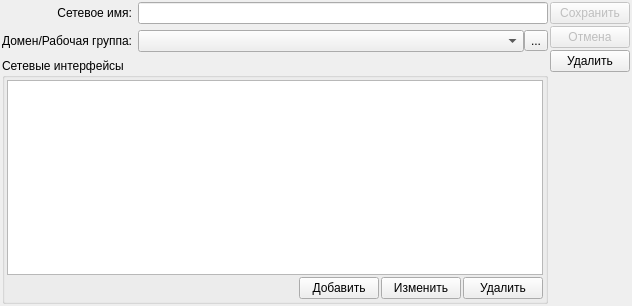
<?xml version="1.0" encoding="UTF-8"?>
<ui version="4.0">
 <class>AddEditNetworkData</class>
 <widget class="QWidget" name="AddEditNetworkData">
  <property name="geometry">
   <rect>
    <x>0</x>
    <y>0</y>
    <width>632</width>
    <height>306</height>
   </rect>
  </property>
  <property name="windowTitle">
   <string>Form</string>
  </property>
  <layout class="QHBoxLayout" name="horizontalLayout_4">
   <property name="spacing">
    <number>2</number>
   </property>
   <property name="margin">
    <number>2</number>
   </property>
   <item>
    <widget class="QSplitter" name="splitter">
     <property name="orientation">
      <enum>Qt::Horizontal</enum>
     </property>
     <widget class="QWidget" name="layoutWidget">
      <layout class="QVBoxLayout" name="verticalLayout_4">
       <item>
        <layout class="QGridLayout" name="gridLayout_2">
         <item row="0" column="0">
          <widget class="QLabel" name="label_6">
           <property name="text">
            <string>Сетевое имя:</string>
           </property>
           <property name="alignment">
            <set>Qt::AlignRight|Qt::AlignTrailing|Qt::AlignVCenter</set>
           </property>
          </widget>
         </item>
         <item row="0" column="1">
          <widget class="QLineEdit" name="name"/>
         </item>
         <item row="1" column="0">
          <widget class="QLabel" name="label_8">
           <property name="text">
            <string>Домен/Рабочая группа:</string>
           </property>
           <property name="alignment">
            <set>Qt::AlignRight|Qt::AlignTrailing|Qt::AlignVCenter</set>
           </property>
          </widget>
         </item>
         <item row="1" column="1">
          <layout class="QHBoxLayout" name="horizontalLayout">
           <property name="spacing">
            <number>0</number>
           </property>
           <item>
            <widget class="QComboBox" name="domainWg"/>
           </item>
           <item>
            <widget class="QToolButton" name="buttonEditDomainWg">
             <property name="text">
              <string>...</string>
             </property>
             <property name="icon">
              <iconset resource="../icons.qrc">
               <normaloff>:/16x16/book/ico/book_open_16x16.png</normaloff>:/16x16/book/ico/book_open_16x16.png</iconset>
             </property>
            </widget>
           </item>
          </layout>
         </item>
        </layout>
       </item>
       <item>
        <layout class="QVBoxLayout" name="verticalLayout_3">
         <item>
          <widget class="QGroupBox" name="groupBox_3">
           <property name="title">
            <string>Сетевые интерфейсы</string>
           </property>
           <layout class="QVBoxLayout" name="verticalLayout_2">
            <property name="spacing">
             <number>2</number>
            </property>
            <property name="margin">
             <number>2</number>
            </property>
            <item>
             <widget class="QTreeView" name="interfaceView">
              <property name="contextMenuPolicy">
               <enum>Qt::CustomContextMenu</enum>
              </property>
              <property name="editTriggers">
               <set>QAbstractItemView::NoEditTriggers</set>
              </property>
              <property name="alternatingRowColors">
               <bool>true</bool>
              </property>
              <property name="rootIsDecorated">
               <bool>false</bool>
              </property>
              <property name="allColumnsShowFocus">
               <bool>true</bool>
              </property>
             </widget>
            </item>
            <item>
             <layout class="QHBoxLayout" name="horizontalLayout_3">
              <property name="spacing">
               <number>2</number>
              </property>
              <item>
               <spacer name="horizontalSpacer">
                <property name="orientation">
                 <enum>Qt::Horizontal</enum>
                </property>
                <property name="sizeHint" stdset="0">
                 <size>
                  <width>40</width>
                  <height>20</height>
                 </size>
                </property>
               </spacer>
              </item>
              <item>
               <widget class="QPushButton" name="buttonAddInterface">
                <property name="text">
                 <string>Добавить</string>
                </property>
                <property name="icon">
                 <iconset resource="../icons.qrc">
                  <normaloff>:/16x16/add/ico/edit_add_16x16.png</normaloff>:/16x16/add/ico/edit_add_16x16.png</iconset>
                </property>
               </widget>
              </item>
              <item>
               <widget class="QPushButton" name="buttonChangeInterface">
                <property name="enabled">
                 <bool>true</bool>
                </property>
                <property name="text">
                 <string>Изменить</string>
                </property>
                <property name="icon">
                 <iconset resource="../icons.qrc">
                  <normaloff>:/16x16/edit/ico/edit_16x16.png</normaloff>:/16x16/edit/ico/edit_16x16.png</iconset>
                </property>
               </widget>
              </item>
              <item>
               <widget class="QPushButton" name="buttonDelInterface">
                <property name="enabled">
                 <bool>true</bool>
                </property>
                <property name="text">
                 <string>Удалить</string>
                </property>
                <property name="icon">
                 <iconset resource="../icons.qrc">
                  <normaloff>:/16x16/cancelDel/ico/del_16x16.png</normaloff>:/16x16/cancelDel/ico/del_16x16.png</iconset>
                </property>
               </widget>
              </item>
             </layout>
            </item>
           </layout>
          </widget>
         </item>
        </layout>
       </item>
      </layout>
     </widget>
    </widget>
   </item>
   <item>
    <layout class="QVBoxLayout" name="verticalLayout">
     <property name="spacing">
      <number>2</number>
     </property>
     <item>
      <widget class="QPushButton" name="buttonSaveNetworkData">
       <property name="enabled">
        <bool>false</bool>
       </property>
       <property name="text">
        <string>Сохранить</string>
       </property>
       <property name="icon">
        <iconset resource="../icons.qrc">
         <normaloff>:/16x16/save/ico/filesaveas_16x16.png</normaloff>:/16x16/save/ico/filesaveas_16x16.png</iconset>
       </property>
      </widget>
     </item>
     <item>
      <widget class="QPushButton" name="buttonRevertNetworkData">
       <property name="enabled">
        <bool>false</bool>
       </property>
       <property name="text">
        <string>Отмена</string>
       </property>
       <property name="icon">
        <iconset resource="../icons.qrc">
         <normaloff>:/16x16/revert/ico/revert_save_16x16.png</normaloff>:/16x16/revert/ico/revert_save_16x16.png</iconset>
       </property>
      </widget>
     </item>
     <item>
      <widget class="QPushButton" name="buttonDelNetworkData">
       <property name="enabled">
        <bool>true</bool>
       </property>
       <property name="text">
        <string>Удалить</string>
       </property>
       <property name="icon">
        <iconset resource="../icons.qrc">
         <normaloff>:/16x16/cancelDel/ico/del_16x16.png</normaloff>:/16x16/cancelDel/ico/del_16x16.png</iconset>
       </property>
      </widget>
     </item>
     <item>
      <spacer name="verticalSpacer">
       <property name="orientation">
        <enum>Qt::Vertical</enum>
       </property>
       <property name="sizeHint" stdset="0">
        <size>
         <width>20</width>
         <height>40</height>
        </size>
       </property>
      </spacer>
     </item>
    </layout>
   </item>
  </layout>
  <action name="actionAddInterface">
   <property name="icon">
    <iconset resource="../icons.qrc">
     <normaloff>:/16x16/add/ico/edit_add_16x16.png</normaloff>:/16x16/add/ico/edit_add_16x16.png</iconset>
   </property>
   <property name="text">
    <string>Добавить</string>
   </property>
   <property name="toolTip">
    <string>Добавить</string>
   </property>
  </action>
  <action name="actionChangeInterface">
   <property name="icon">
    <iconset resource="../icons.qrc">
     <normaloff>:/16x16/edit/ico/edit_16x16.png</normaloff>:/16x16/edit/ico/edit_16x16.png</iconset>
   </property>
   <property name="text">
    <string>Изменить</string>
   </property>
   <property name="toolTip">
    <string>Изменить</string>
   </property>
  </action>
  <action name="actionDelInterface">
   <property name="icon">
    <iconset resource="../icons.qrc">
     <normaloff>:/16x16/cancelDel/ico/del_16x16.png</normaloff>:/16x16/cancelDel/ico/del_16x16.png</iconset>
   </property>
   <property name="text">
    <string>Удалить</string>
   </property>
   <property name="toolTip">
    <string>Удалить</string>
   </property>
  </action>
 </widget>
 <resources>
  <include location="../icons.qrc"/>
 </resources>
 <connections/>
</ui>
